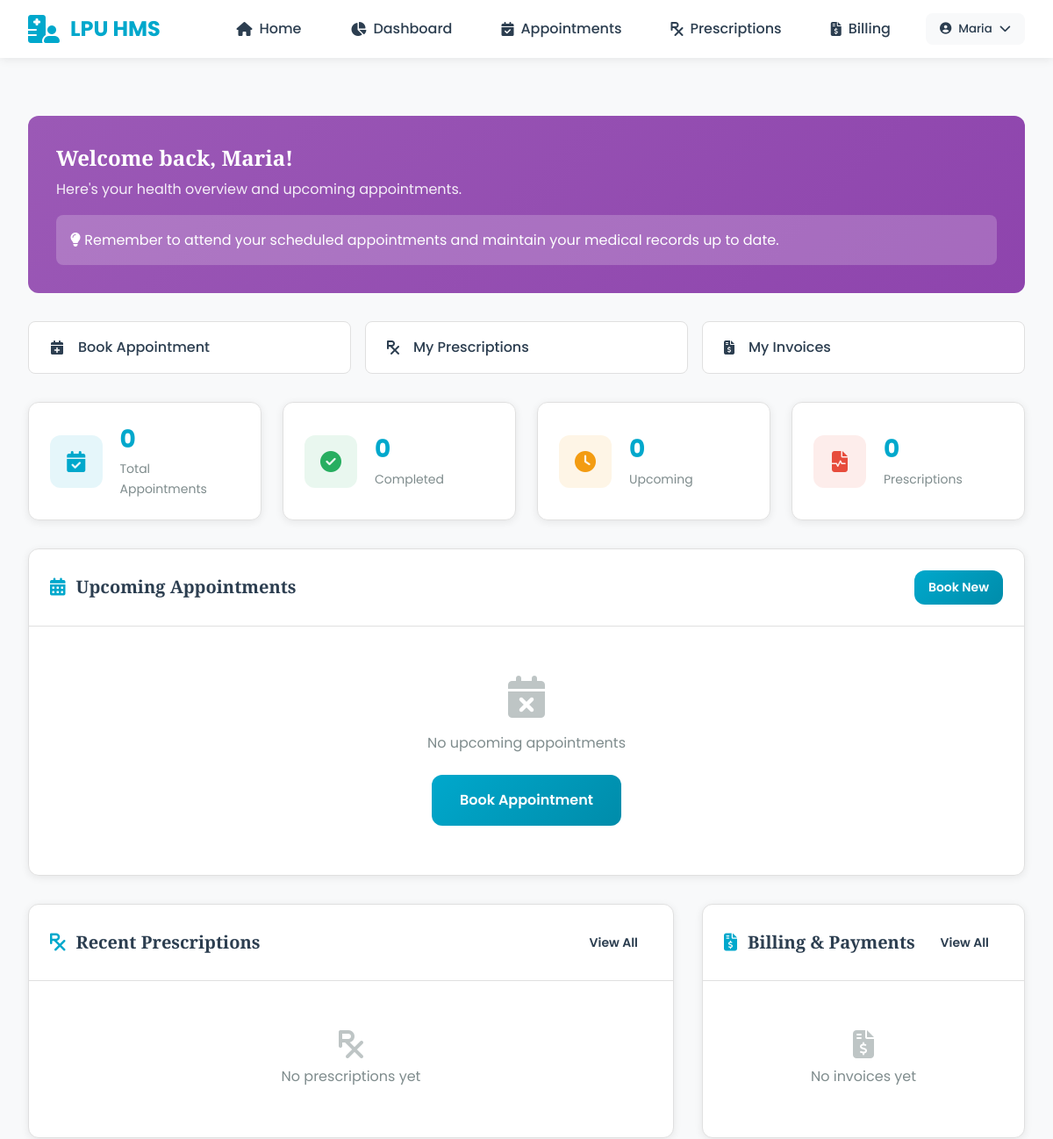
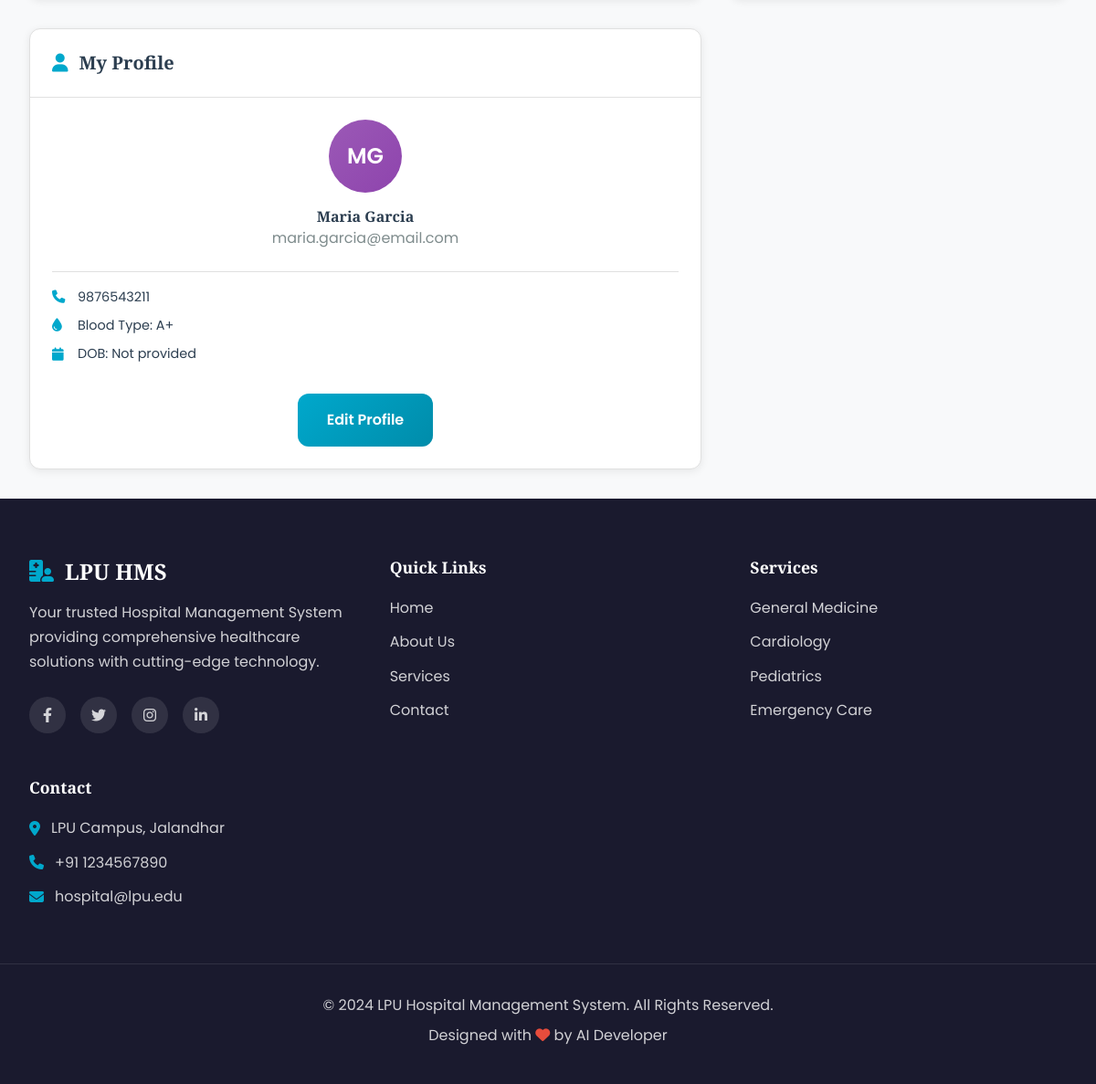
Screenshot of /api/dashboard/ (signed in) with the database file from the repository (2 pictures, top to bottom).
### accounts/models.py (models this page shows, shortened)
class User(AbstractUser):
    class UserRole(models.TextChoices):
        ADMIN = 'admin', _('Admin')
        DOCTOR = 'doctor', _('Doctor')
        PATIENT = 'patient', _('Patient')
    email = models.EmailField(unique=True)
    role = models.CharField(
        max_length=20,
        choices=UserRole.choices,
        default=UserRole.PATIENT
    )
    phone = models.CharField(max_length=20, blank=True)
    address = models.TextField(blank=True)
    profile_picture = models.ImageField(upload_to='profile_pics/', default='default.png', blank=True)
    date_of_birth = models.DateField(null=True, blank=True)
    gender = models.CharField(max_length=10, blank=True)
    blood_type = models.CharField(max_length=5, blank=True)
    created_at = models.DateTimeField(auto_now_add=True)
    updated_at = models.DateTimeField(auto_now=True)
    is_verified = models.BooleanField(default=False)
    USERNAME_FIELD = 'email'
    REQUIRED_FIELDS = ['username']

class Patient(models.Model):
    user = models.OneToOneField(User, on_delete=models.CASCADE, related_name='patient_profile')
    blood_type = models.CharField(max_length=5, blank=True)
    emergency_contact = models.CharField(max_length=20, blank=True)
    emergency_contact_name = models.CharField(max_length=100, blank=True)
    medical_history = models.TextField(blank=True)
    allergies = models.TextField(blank=True)
    insurance_number = models.CharField(max_length=50, blank=True)
    insurance_provider = models.CharField(max_length=100, blank=True)
    created_at = models.DateTimeField(auto_now_add=True)
    updated_at = models.DateTimeField(auto_now=True)

### dashboard/views.py (the view)
# urls.py: path('dashboard/', dashboard_page, name='dashboard'),
def dashboard_page(request):
    if not request.user.is_authenticated:
        from django.shortcuts import redirect
        from django.urls import reverse
        return redirect(reverse('login'))
    user = request.user
    if user.role == 'admin':
        return render(request, 'dashboard/dashboard.html', {'dashboard_type': 'admin'})
    elif user.role == 'doctor':
        return render(request, 'dashboard/doctor_dashboard.html', {'dashboard_type': 'doctor'})
    elif user.role == 'patient':
        return render(request, 'dashboard/patient_dashboard.html', {'dashboard_type': 'patient'})
    else:
        return render(request, 'dashboard/dashboard.html', {'dashboard_type': 'admin'})

### templates/dashboard/patient_dashboard.html (shortened to what this page needs)
{% extends 'base.html' %}
{% load static %}
{% block content %}
<div class="dashboard-page">
    <div class="dashboard-container">
        <div class="welcome-banner" data-aos="fadeInUp">
            <div class="welcome-content">
                <h2>Welcome back, {{ user.first_name }}!</h2>
                <p>Here's your health overview and upcoming appointments.</p>
                <div class="health-tip">
                    <i class="fas fa-lightbulb"></i>
                    <span>Remember to attend your scheduled appointments and maintain your medical records up to date.</span>
                </div>
            </div>
        </div>
        <div class="quick-actions-grid mb-4">
            <a href="{% url 'appointments' %}" class="quick-action-btn">
                <i class="fas fa-calendar-plus"></i>
                <span>Book Appointment</span>
            </a>
            <a href="{% url 'prescriptions' %}" class="quick-action-btn">
                <i class="fas fa-prescription"></i>
                <span>My Prescriptions</span>
            </a>
            <a href="{% url 'invoices' %}" class="quick-action-btn">
                <i class="fas fa-file-invoice-dollar"></i>
                <span>My Invoices</span>
            </a>
        </div>
        <div class="stats-grid">
            <div class="stat-card" data-aos="fadeInUp" data-aos-delay="100">
                <div class="stat-icon primary">
                    <i class="fas fa-calendar-check"></i>
                </div>
                <div class="stat-content">
                    <h3 class="stat-number">{{ my_appointments_count|default:0 }}</h3>
                    <p>Total Appointments</p>
                </div>
            </div>
            <div class="stat-card" data-aos="fadeInUp" data-aos-delay="200">
                <div class="stat-icon success">
                    <i class="fas fa-check-circle"></i>
                </div>
                <div class="stat-content">
                    <h3 class="stat-number">{{ completed_appointments|default:0 }}</h3>
                    <p>Completed</p>
                </div>
            </div>
            <div class="stat-card" data-aos="fadeInUp" data-aos-delay="300">
                <div class="stat-icon warning">
                    <i class="fas fa-clock"></i>
                </div>
                <div class="stat-content">
                    <h3 class="stat-number">{{ upcoming_appointments|default:0 }}</h3>
                    <p>Upcoming</p>
                </div>
            </div>
            <div class="stat-card" data-aos="fadeInUp" data-aos-delay="400">
                <div class="stat-icon accent">
                    <i class="fas fa-file-medical-alt"></i>
                </div>
                <div class="stat-content">
                    <h3 class="stat-number">{{ my_prescriptions_count|default:0 }}</h3>
                    <p>Prescriptions</p>
                </div>
            </div>
        </div>
        <div class="dashboard-grid">
            <div class="dashboard-card" data-aos="fadeInUp" data-aos-delay="500" style="grid-column: span 2;">
                <div class="card-header">
                    <h3 class="card-title">
                        <i class="fas fa-calendar-alt"></i>
                        Upcoming Appointments
                    </h3>
                    <a href="{% url 'appointments' %}" class="btn btn-sm btn-primary">Book New</a>
                </div>
                <div class="card-body">
                    <div class="schedule-list">
                        {% if my_appointments %}
                            {% for appointment in my_appointments %}
                            <div class="schedule-item">
                                <div class="schedule-date">
                                    <span class="day">{{ appointment.appointment_date|date:"d" }}</span>
                                    <span class="month">{{ appointment.appointment_date|date:"M" }}</span>
                                </div>
                                <div class="schedule-info">
                                    <h4>Dr. {{ appointment.doctor.first_name }} {{ appointment.doctor.last_name }}</h4>
                                    <p>{{ appointment.doctor.doctor_profile.specialization|default:"General Medicine" }}</p>
                                    <p class="text-muted"><i class="fas fa-clock"></i> {{ appointment.appointment_time }}</p>
                                </div>
                                <span class="badge {{ appointment.status }}">{{ appointment.status }}</span>
                            </div>
                            {% endfor %}
                        {% else %}
                            <div class="empty-state">
                                <i class="fas fa-calendar-times"></i>
                                <p>No upcoming appointments</p>
                                <a href="{% url 'appointments' %}" class="btn btn-primary mt-3">Book Appointment</a>
                            </div>
                        {% endif %}
                    </div>
                </div>
            </div>
        </div>
        <div class="dashboard-grid mt-4">
            <div class="dashboard-card" data-aos="fadeInUp" data-aos-delay="600">
                <div class="card-header">
                    <h3 class="card-title">
                        <i class="fas fa-prescription"></i>
                        Recent Prescriptions
                    </h3>
                    <a href="{% url 'prescriptions' %}" class="btn btn-sm btn-secondary">View All</a>
                </div>
                <div class="card-body">
                    {% if my_prescriptions %}
                        <div class="prescription-list">
                            {% for prescription in my_prescriptions|slice:":3" %}
                            <div class="prescription-item">
                                <div class="prescription-date">{{ prescription.created_at|date:"M d, Y" }}</div>
                                <div class="prescription-info">
                                    <h5>Dr. {{ prescription.appointment.doctor.first_name }} {{ prescription.appointment.doctor.last_name }}</h5>
                                    <p>{{ prescription.diagnosis|default:"Medical consultation" }}</p>
                                </div>
                                <button class="btn btn-sm btn-view" title="View">
                                    <i class="fas fa-eye"></i>
                                </button>
                            </div>
                            {% endfor %}
                        </div>
                    {% else %}
                        <div class="empty-state-small">
                            <i class="fas fa-prescription"></i>
                            <p>No prescriptions yet</p>
                        </div>
                    {% endif %}
                </div>
            </div>
            <div class="dashboard-card" data-aos="fadeInUp" data-aos-delay="700">
                <div class="card-header">
                    <h3 class="card-title">
                        <i class="fas fa-file-invoice-dollar"></i>
                        Billing & Payments
                    </h3>
                    <a href="{% url 'invoices' %}" class="btn btn-sm btn-secondary">View All</a>
                </div>
                <div class="card-body">
                    {% if my_invoices %}
                        <div class="invoice-list">
                            {% for invoice in my_invoices|slice:":3" %}
                            <div class="invoice-item">
                                <div class="invoice-info">
                                    <h5>#INV-{{ invoice.id|stringformat:"04d" }}</h5>
                                    <p>{{ invoice.created_at|date:"M d, Y" }}</p>
                                </div>
                                <div class="invoice-amount">
                                    <strong>₹{{ invoice.total_amount }}</strong>
                                    <span class="badge {{ invoice.status }}">{{ invoice.status }}</span>
                                </div>
                            </div>
                            {% endfor %}
                        </div>
                    {% else %}
                        <div class="empty-state-small">
                            <i class="fas fa-file-invoice-dollar"></i>
                            <p>No invoices yet</p>
                        </div>
                    {% endif %}
                </div>
            </div>
        </div>
        <div class="dashboard-grid mt-4">
            <div class="dashboard-card" data-aos="fadeInUp" data-aos-delay="800">
                <div class="card-header">
                    <h3 class="card-title">
                        <i class="fas fa-user"></i>
                        My Profile
                    </h3>
                </div>
                <div class="card-body">
                    <div class="profile-info">
                        <div class="profile-avatar">
                            {{ user.first_name.0 }}{{ user.last_name.0 }}
                        </div>
                        <h4>{{ user.first_name }} {{ user.last_name }}</h4>
                        <p class="text-muted">{{ user.email }}</p>
                        {% if user.patient_profile %}
                        <div class="profile-details mt-3">
                            <p><i class="fas fa-phone"></i> {{ user.phone|default:"Not provided" }}</p>
                            <p><i class="fas fa-tint"></i> Blood Type: {{ user.patient_profile.blood_type|default:"Unknown" }}</p>
                            <p><i class="fas fa-calendar"></i> DOB: {{ user.date_of_birth|default:"Not provided" }}</p>
                        </div>
                        {% endif %}
                        <a href="#" class="btn btn-primary mt-3">Edit Profile</a>
                    </div>
                </div>
            </div>
        </div>
    </div>
</div>
{% endblock %}

### templates/base.html (shortened to what this page needs)
<!DOCTYPE html>
<html lang="en">
<head>
    <link rel="stylesheet" href="https://cdnjs.cloudflare.com/ajax/libs/font-awesome/6.4.0/css/all.min.css">
    <link href="https://unpkg.com/aos@2.3.1/dist/aos.css" rel="stylesheet">
    {% load static %}
    <link rel="stylesheet" href="{% static 'css/style.css' %}">
</head>
<body>
    <nav class="navbar" id="navbar">
        <div class="nav-container">
            <a href="{% url 'home' %}" class="nav-logo">
                <i class="fas fa-hospital-user"></i>
                <span>LPU HMS</span>
            </a>
            <div class="nav-menu" id="navMenu">
                <a href="{% url 'home' %}" class="nav-link">
                    <i class="fas fa-home"></i> Home
                </a>
                {% if user.is_authenticated %}
                    <a href="{% url 'dashboard' %}" class="nav-link">
                        <i class="fas fa-chart-pie"></i> Dashboard
                    </a>
                    <a href="{% url 'appointments' %}" class="nav-link">
                        <i class="fas fa-calendar-check"></i> Appointments
                    </a>
                    <a href="{% url 'prescriptions' %}" class="nav-link">
                        <i class="fas fa-prescription"></i> Prescriptions
                    </a>
                    <a href="{% url 'invoices' %}" class="nav-link">
                        <i class="fas fa-file-invoice-dollar"></i> Billing
                    </a>
                    <div class="nav-user">
                        <button class="user-dropdown-btn">
                            <i class="fas fa-user-circle"></i>
                            <span>{{ user.first_name|default:user.username }}</span>
                            <i class="fas fa-chevron-down"></i>
                        </button>
                    </div>
                {% endif %}
            </div>
        </div>
    </nav>
    <main>
        {% block content %}{% endblock %}
    </main>
    <footer class="footer">
        <div class="footer-container">
            <div class="footer-section">
                <h3><i class="fas fa-hospital-user"></i> LPU HMS</h3>
                <p>Your trusted Hospital Management System providing comprehensive healthcare solutions with cutting-edge technology.</p>
                <div class="social-links">
                    <a href="#"><i class="fab fa-facebook-f"></i></a>
                    <a href="#"><i class="fab fa-twitter"></i></a>
                    <a href="#"><i class="fab fa-instagram"></i></a>
                    <a href="#"><i class="fab fa-linkedin-in"></i></a>
                </div>
            </div>
            <div class="footer-section">
                <h4>Quick Links</h4>
                <ul>
                    <li><a href="{% url 'home' %}">Home</a></li>
                    <li><a href="#">About Us</a></li>
                    <li><a href="#">Services</a></li>
                    <li><a href="#">Contact</a></li>
                </ul>
            </div>
            <div class="footer-section">
                <h4>Services</h4>
                <ul>
                    <li><a href="#">General Medicine</a></li>
                    <li><a href="#">Cardiology</a></li>
                    <li><a href="#">Pediatrics</a></li>
                    <li><a href="#">Emergency Care</a></li>
                </ul>
            </div>
            <div class="footer-section">
                <h4>Contact</h4>
                <ul class="contact-info">
                    <li><i class="fas fa-map-marker-alt"></i> LPU Campus, Jalandhar</li>
                    <li><i class="fas fa-phone"></i> +91 1234567890</li>
                    <li><i class="fas fa-envelope"></i> hospital@lpu.edu</li>
                </ul>
            </div>
        </div>
        <div class="footer-bottom">
            <p>&copy; 2024 LPU Hospital Management System. All Rights Reserved.</p>
            <p>Designed with <i class="fas fa-heart"></i> by AI Developer</p>
        </div>
    </footer>
    {% load static %}
</body>
</html>

### rows the page displays
User: first_name "Maria", first_name.0 "M", last_name.0 "G", last_name "Garcia", email "maria.garcia@email.com", phone "9876543211", patient_profile.blood_type "A+", date_of_birth "Not provided"

### other values shown
{{ my_appointments_count|default:0 }} "0"
{{ completed_appointments|default:0 }} "0"
{{ upcoming_appointments|default:0 }} "0"
{{ my_prescriptions_count|default:0 }} "0"
